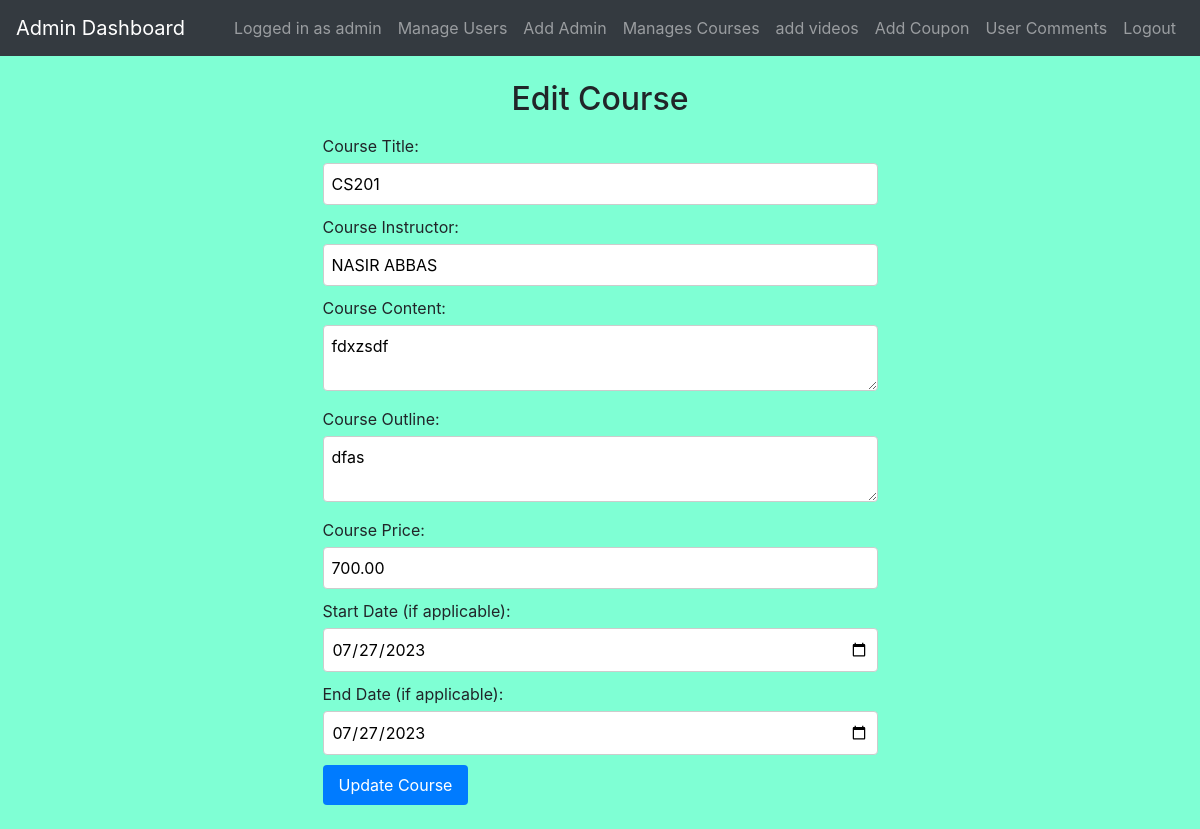
Screenshot of /admin/edit_course.php?id=1 (signed in) with the database file from the repository.
### tables this page shows
CREATE TABLE `courses` (
  `Course_ID` int(11) NOT NULL,
  `Course_Title` varchar(255) NOT NULL,
  `Course_Instructor` varchar(255) NOT NULL,
  `Course_Content` text NOT NULL,
  `Course_Outline` text NOT NULL,
  `Course_Price` decimal(10,2) NOT NULL,
  `Start_Date` date DEFAULT NULL,
  `End_Date` date DEFAULT NULL
);

### admin/edit_course.php (the view, shortened to what this page needs)
<?php
include('config.php');
if (isset($_GET['id'])) {
    $course_id = $_GET['id'];
    $query = "SELECT * FROM Courses WHERE Course_ID = $course_id";
    $result = mysqli_query($conn, $query);
    $course = mysqli_fetch_assoc($result);
}
?>
<!DOCTYPE html>
<html>
<head>
    <link rel="stylesheet" href="https://stackpath.bootstrapcdn.com/bootstrap/4.3.1/css/bootstrap.min.css">
</head>
<body>
    <?php include('admin_navbar.php') ?>
    <div class="container">
        <h2 class="text-center mt-4 mb-3">Edit Course</h2>
        <?php if (isset($course)) : ?>
            <form action="<?php echo $_SERVER['PHP_SELF']; ?>" method="post">
                <label for="course_title">Course Title:</label>
                <input type="text" name="course_title" value="<?php echo $course['Course_Title']; ?>" required><br>
                <label for="course_instructor">Course Instructor:</label>
                <input type="text" name="course_instructor" value="<?php echo $course['Course_Instructor']; ?>" required><br>
                <label for="course_content">Course Content:</label>
                <textarea name="course_content" required><?php echo $course['Course_Content']; ?></textarea><br>
                <label for="course_outline">Course Outline:</label>
                <textarea name="course_outline" required><?php echo $course['Course_Outline']; ?></textarea><br>
                <label for="course_price">Course Price:</label>
                <input type="number" name="course_price" min="0" step="any" value="<?php echo $course['Course_Price']; ?>" required><br>
                <label for="start_date">Start Date (if applicable):</label>
                <input type="date" name="start_date" value="<?php echo $course['Start_Date']; ?>"><br>
                <label for="end_date">End Date (if applicable):</label>
                <input type="date" name="end_date" value="<?php echo $course['End_Date']; ?>"><br>
                <input type="submit" name="update_course" value="Update Course" class="mb-4 btn btn-primary">
            </form>
        <?php else : ?>
            <p class="text-center">Invalid course ID. Please select a valid course to edit.</p>
        <?php endif; ?>
    </div>
</body>
</html>

### admin/edit_course.php (style rules this page uses)
body { background-color: aquamarine; }
h2 { margin-bottom: 20px; }
form { width: 50%; margin: 0 auto; }
label { display: block; margin-bottom: 5px; }
input[type="text"], textarea, input[type="number"], input[type="date"] { width: 100%; padding: 8px; margin-bottom: 10px; border: 1px solid #ccc; border-radius: 4px; box-sizing: border-box; }
input[type="submit"] { padding: 8px 16px; background-color: #007bff; color: #fff; border: none; border-radius: 4px; cursor: pointer; }

### rows the page displays
courses: course_title "CS201", course_instructor "NASIR ABBAS", course_content "fdxzsdf", course_outline "dfas", course_price "700.00", start_date "07/27/2023", end_date "07/27/2023"

### other values shown
$_SESSION["username"] "admin"
